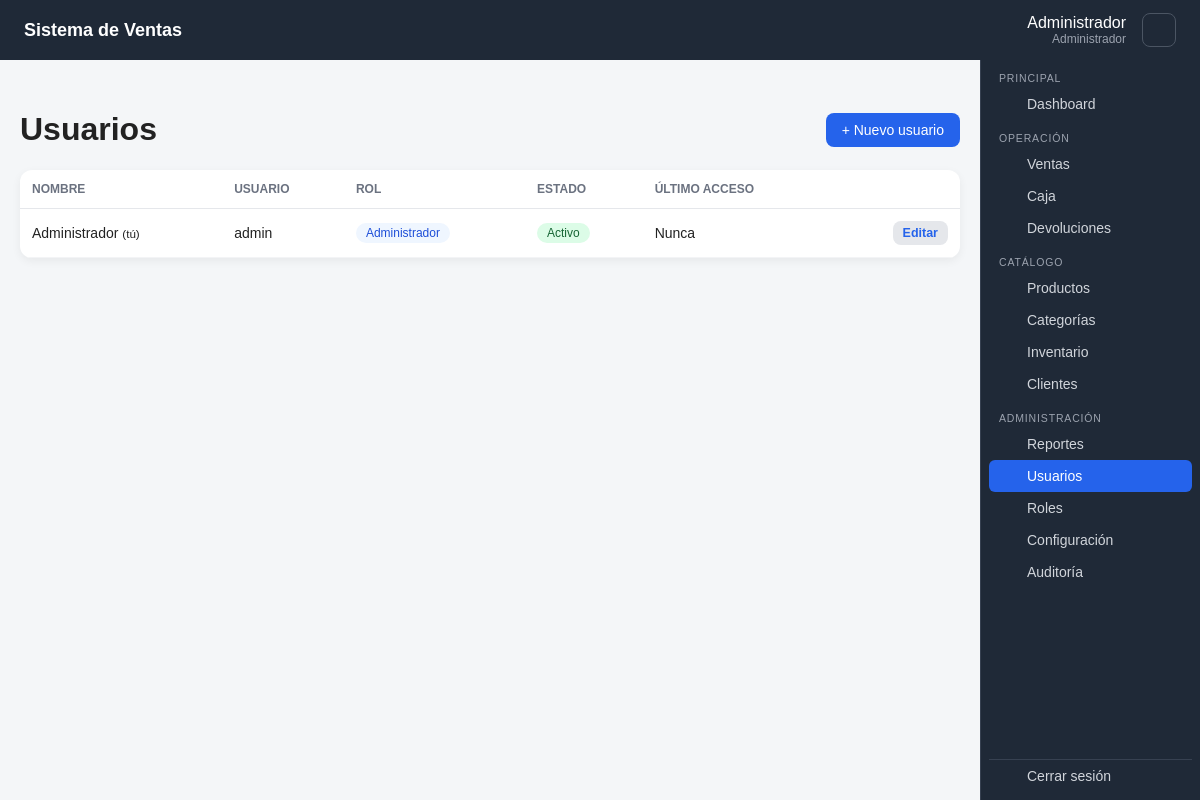
The page /views/usuarios/index.php (signed in) on the database its author committed.
### tables this page shows
CREATE TABLE usuarios (
    id_usuario INT UNSIGNED AUTO_INCREMENT PRIMARY KEY,
    nombre VARCHAR(100) NOT NULL,
    usuario VARCHAR(50) NOT NULL UNIQUE,
    password VARCHAR(255) NOT NULL,
    rol_id INT UNSIGNED NOT NULL,
    estado TINYINT(1) NOT NULL DEFAULT 1,
    ultimo_acceso DATETIME NULL,
    fecha_creacion TIMESTAMP NOT NULL DEFAULT CURRENT_TIMESTAMP,
    fecha_actualizacion TIMESTAMP NOT NULL DEFAULT CURRENT_TIMESTAMP
        ON UPDATE CURRENT_TIMESTAMP,
    CONSTRAINT fk_usuario_rol
        FOREIGN KEY (rol_id) REFERENCES roles(id_rol)
        ON UPDATE CASCADE ON DELETE RESTRICT,
    INDEX idx_usuario_estado (estado),
    INDEX idx_usuario_rol (rol_id)
);

CREATE TABLE roles (
    id_rol INT UNSIGNED AUTO_INCREMENT PRIMARY KEY,
    nombre VARCHAR(50) NOT NULL UNIQUE,
    descripcion VARCHAR(255) NULL,
    estado TINYINT(1) NOT NULL DEFAULT 1,
    fecha_creacion TIMESTAMP NOT NULL DEFAULT CURRENT_TIMESTAMP
);

### helpers/permisos.php (called while the page is built, shortened)
<?php
require_once __DIR__ . '/../config/database.php';
function versionPermisos(): string {
    static $version=null;
    if ($version===null) {
        $s=(new Database())->getConnection()->prepare("SELECT valor FROM configuracion WHERE clave='permisos_version' LIMIT 1");
        $s->execute();
        $version=(string)($s->fetchColumn() ?: '0');
    }
    return $version;
}
function sincronizarSesion(): void {
    static $hecho=false;
    if ($hecho || !isset($_SESSION['id_usuario'])) return;
    $hecho=true;
    if (($_SESSION['permisos_version'] ?? null)===versionPermisos() && isset($_SESSION['permisos'])) return;
}
function tienePermiso(string $permiso): bool {
    if ((int)$_SESSION['rol_id'] === ROL_ADMINISTRADOR) return true;
    return in_array($permiso, $_SESSION['permisos'] ?? [], true);
}
function requirePermission(string $permiso): void {
    if (tienePermiso($permiso)) return;
    require __DIR__ . '/../views/layouts/header.php';
    require __DIR__ . '/../views/layouts/footer.php';
    exit;
}

### config/database.php (called while the page is built, shortened)
<?php
class Database {
    private string $host = '127.0.0.1';
    private string $dbName = 'sistema_ventas';
    private string $username = 'root';
    private string $password = '';
    private ?PDO $connection = null;
    public function getConnection(): PDO {
        if ($this->connection === null) {
            $dsn = "mysql:host={$this->host};dbname={$this->dbName};charset=utf8mb4";
            $this->connection = new PDO($dsn, $this->username, $this->password, [
                PDO::ATTR_ERRMODE => PDO::ERRMODE_EXCEPTION,
                PDO::ATTR_DEFAULT_FETCH_MODE => PDO::FETCH_ASSOC,
                PDO::ATTR_EMULATE_PREPARES => false,
            ]);
        }
        return $this->connection;
    }
}

### controllers/UsuarioController.php (called while the page is built, shortened)
<?php
require_once __DIR__ . '/../config/database.php';
require_once __DIR__ . '/../helpers/permisos.php';
require_once __DIR__ . '/../helpers/funciones.php';
require_once __DIR__ . '/../models/Usuario.php';
class UsuarioController {
    private Usuario $usuarios;
    public function __construct() {
        $this->db=(new Database())->getConnection();
        $this->usuarios=new Usuario($this->db);
    }
    public function listar(): array { return $this->usuarios->listar(); }
}

### models/Usuario.php (called while the page is built, shortened)
<?php
class Usuario {
    public function listar(): array {
        return $this->db->query("SELECT u.id_usuario,u.nombre,u.usuario,u.rol_id,u.estado,u.ultimo_acceso,r.nombre rol
            FROM usuarios u INNER JOIN roles r ON r.id_rol=u.rol_id
            ORDER BY u.estado DESC,u.nombre")->fetchAll();
    }
}

### helpers/funciones.php (called while the page is built, shortened)
<?php
function e(?string $value): string { return htmlspecialchars($value ?? '', ENT_QUOTES, 'UTF-8'); }

### views/usuarios/index.php (the view, shortened to what this page needs)
<?php
require_once __DIR__ . '/../../helpers/permisos.php';
require_once __DIR__ . '/../../controllers/UsuarioController.php';
$usuarios = (new UsuarioController())->listar();
require __DIR__ . '/../layouts/header.php';
?>
<div class="page-header">
  <h1>Usuarios</h1>
  <?php if (tienePermiso('usuarios.crear')): ?><a class="btn" href="crear.php">+ Nuevo usuario</a><?php endif; ?>
</div>
<div class="table-card">
<table class="table">
  <thead><tr><th>Nombre</th><th>Usuario</th><th>Rol</th><th>Estado</th><th>Último acceso</th><th></th></tr></thead>
  <tbody>
  <?php foreach ($usuarios as $u): $esYo = (int)$u['id_usuario'] === (int)$_SESSION['id_usuario']; ?>
    <tr class="<?= $u['estado'] ? '' : 'inactivo' ?>">
      <td><?= e($u['nombre']) ?><?= $esYo ? ' <small>(tú)</small>' : '' ?></td>
      <td><?= e($u['usuario']) ?></td>
      <td><span class="badge"><?= e($u['rol']) ?></span></td>
      <td><span class="badge <?= $u['estado'] ? 'badge-ok' : 'badge-off' ?>"><?= $u['estado'] ? 'Activo' : 'Inactivo' ?></span></td>
      <td><?= $u['ultimo_acceso'] ? date('d/m/Y H:i', strtotime($u['ultimo_acceso'])) : 'Nunca' ?></td>
      <td class="acciones">
        <?php if (tienePermiso('usuarios.editar')): ?><a class="btn btn-light btn-sm" href="editar.php?id=<?= (int)$u['id_usuario'] ?>">Editar</a><?php endif; ?>
      </td>
    </tr>
  <?php endforeach; ?>
  </tbody>
</table>
</div>
<?php require __DIR__ . '/../layouts/footer.php'; ?>

### assets/css/style.css (style rules this page uses)
* { box-sizing:border-box }
body { margin:0;font-family:Arial,sans-serif;background:#f4f6f8;color:#222 }
:root { --topbar-h:60px;--sidebar-w:220px;--sidebar-bg:#1f2937;--sidebar-hover:#374151;--accent:#2563eb }
.btn { display:inline-block;width:auto;padding:9px 16px;border:0;border-radius:8px;background:var(--accent);color:white;text-decoration:none;font-size:14px;cursor:pointer }
.btn-light { background:#e5e7eb;color:#111827 }
.btn-sm { padding:6px 12px;font-size:13px }
.page-header { display:flex;align-items:center;justify-content:space-between;gap:12px;flex-wrap:wrap }
.table-card { background:white;border-radius:12px;box-shadow:0 3px 10px rgba(0,0,0,.06);overflow-x:auto }
.table { width:100%;border-collapse:collapse;font-size:14px }
.table th { text-align:left;padding:12px 16px;color:#6b7280;font-weight:600;font-size:12px;text-transform:uppercase;border-bottom:1px solid #e5e7eb }
.table td { padding:12px 16px;border-bottom:1px solid #f3f4f6;white-space:nowrap }
.acciones { display:flex;gap:8px;justify-content:flex-end }
.badge { display:inline-block;padding:3px 10px;border-radius:999px;background:#eff6ff;color:#1d4ed8;font-size:12px }
.badge-ok { background:#dcfce7;color:#166534 }
.table a { color:var(--accent);text-decoration:none;font-weight:600 }
td.acciones { display:table-cell;text-align:right }
td.acciones>* { display:inline-block;margin-left:6px;vertical-align:middle }
td.acciones { white-space:nowrap }
td.acciones>* { margin-left:4px }
td.acciones .btn-sm { padding:5px 10px;font-size:12.5px }
.table th,.table td { padding-left:12px;padding-right:12px }

### rows shown on the page
usuarios: nombre "Administrador", shows "(tú)", usuario "admin", rol.nombre "Administrador", estado "Activo", shows "Nunca"

### other values the page prints
nombreEmpresa() "Sistema de Ventas"
$_SESSION['nombre'] "Administrador"
$_SESSION['rol'] "Administrador"
$grupo "PRINCIPAL"
$item['nombre'] "Dashboard"
$grupo "OPERACIÓN"
$item['nombre'] "Ventas"
$item['nombre'] "Caja"
$item['nombre'] "Devoluciones"
$grupo "CATÁLOGO"
$item['nombre'] "Productos"
$item['nombre'] "Categorías"
$item['nombre'] "Inventario"
$item['nombre'] "Clientes"
$grupo "ADMINISTRACIÓN"
